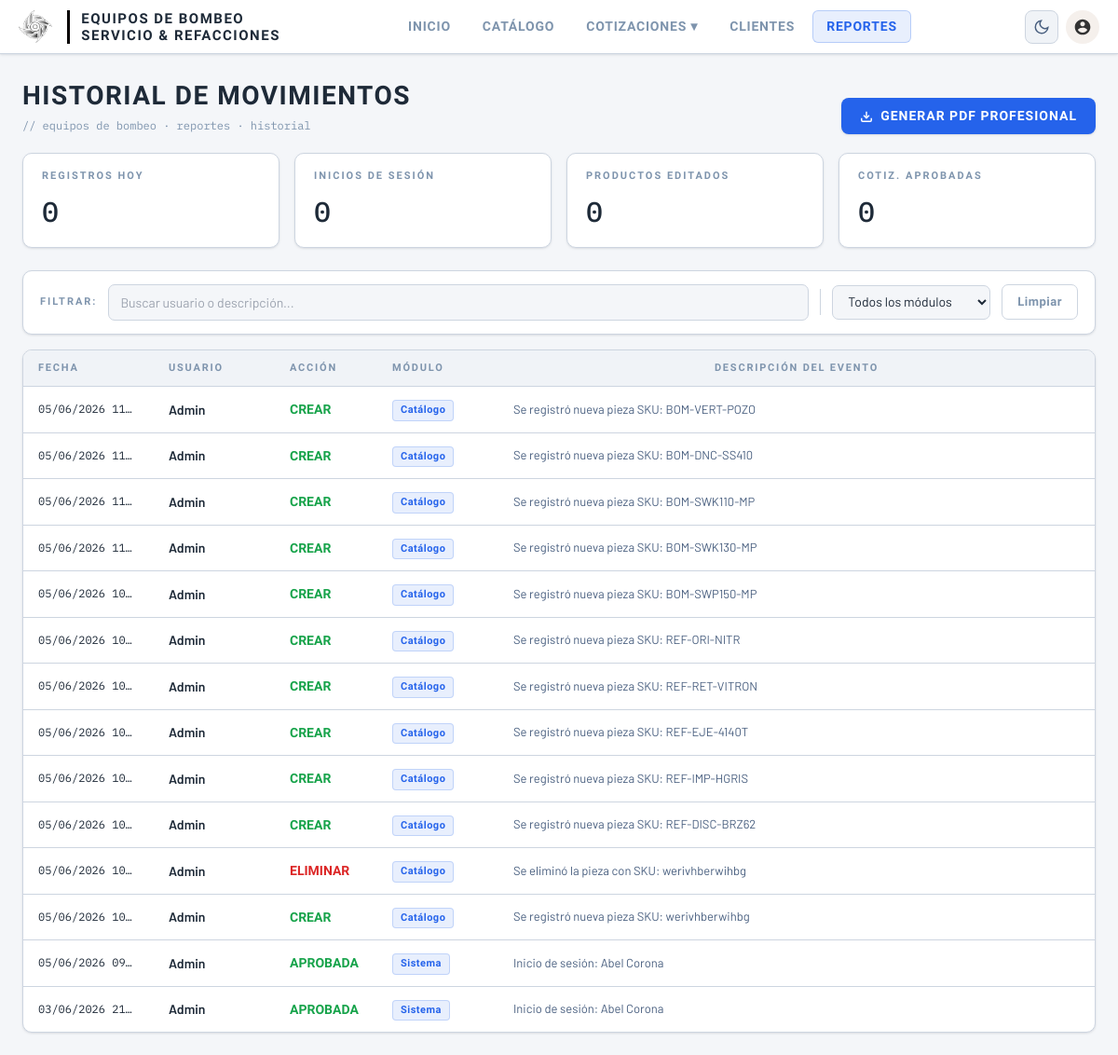
Page /public/admin/reportes.php (signed in) on the committed database.
### tables this page shows
CREATE TABLE `historial_actividades` (
  `id` int(10) UNSIGNED NOT NULL,
  `usuario` varchar(100) NOT NULL DEFAULT 'Admin',
  `accion` varchar(50) NOT NULL COMMENT 'CREAR, EDITAR, ELIMINAR',
  `detalle` text NOT NULL,
  `fecha` timestamp NOT NULL DEFAULT current_timestamp(),
  `modulo` varchar(50) NOT NULL,
  `fecha_movimiento` datetime DEFAULT current_timestamp()
);

### public/admin/reportes.php (the view, shortened to what this page needs)
<?php
$host = '127.0.0.1'; $db = 'bombaparts'; $user = 'root'; $pass = '';
try {
    $pdo = new PDO("mysql:host=$host;dbname=$db;charset=utf8mb4", $user, $pass, [
        PDO::ATTR_ERRMODE => PDO::ERRMODE_EXCEPTION,
        PDO::ATTR_DEFAULT_FETCH_MODE => PDO::FETCH_ASSOC
    ]);
} catch (\PDOException $e) { die("Error de conexión"); }
$hoy = date('Y-m-d');
$stHoy = $pdo->query("SELECT COUNT(*) as total FROM historial_actividades WHERE DATE(fecha_movimiento) = '$hoy'")->fetch()['total'];
$stLogin = $pdo->query("SELECT COUNT(*) as total FROM historial_actividades WHERE UPPER(accion) = 'LOGIN'")->fetch()['total'];
$stEdit = $pdo->query("SELECT COUNT(*) as total FROM historial_actividades WHERE UPPER(accion) = 'EDITAR' AND modulo = 'Catálogo'")->fetch()['total'];
$stAprob = $pdo->query("SELECT COUNT(*) as total FROM historial_actividades WHERE UPPER(accion) = 'APROBADA' AND modulo = 'Cotizaciones'")->fetch()['total'];
$logs = $pdo->query("SELECT * FROM historial_actividades ORDER BY fecha_movimiento DESC LIMIT 200")->fetchAll();
?>
<!DOCTYPE html>
<html lang="es" data-theme="light">
<head>
<link rel="stylesheet" href="css/style.css">
<script src="https://cdn.tailwindcss.com"></script>
</head>
<body>
<?php include 'includes/header.php'; ?>
<main class="main">
  <div style="display:flex;align-items:flex-end;justify-content:space-between;margin-bottom:20px;">
    <div>
      <div class="page-title">HISTORIAL DE MOVIMIENTOS</div>
      <div class="page-sub">// equipos de bombeo · reportes · historial</div>
    </div>
    <button class="btn-primary" onclick="openPdfModal()" style="background-color: var(--accent);">
      <svg width="14" height="14" viewBox="0 0 24 24" fill="none" stroke="currentColor" stroke-width="2.5"><path d="M21 15v4a2 2 0 0 1-2 2H5a2 2 0 0 1-2-2v-4"/><polyline points="7 10 12 15 17 10"/><line x1="12" y1="15" x2="12" y2="3"/></svg>
      Generar PDF Profesional
    </button>
  </div>
      <div class="stats-grid">
        <div class="stat-card">
            <div class="stat-label">Registros Hoy</div>
            <div class="stat-value val-white"><?php echo $stHoy; ?></div>
        </div>
        <div class="stat-card">
            <div class="stat-label">Inicios de Sesión</div>
            <div class="stat-value val-success"><?php echo $stLogin; ?></div>
        </div>
        <div class="stat-card">
            <div class="stat-label">Productos Editados</div>
            <div class="stat-value val-brand"><?php echo $stEdit; ?></div>
        </div>
        <div class="stat-card">
            <div class="stat-label">Cotiz. Aprobadas</div>
            <div class="stat-value val-brand"><?php echo $stAprob; ?></div>
        </div>
    </div>
  <div class="filter-bar" style="margin-bottom:16px;">
    <span class="filter-label">Filtrar:</span>
    <input class="filter-input" type="text" id="searchLog" placeholder="Buscar usuario o descripción..." oninput="filterLogs()">
    <select class="filter-select" id="catFilter" onchange="filterLogs()">
      <option value="ALL">Todos los módulos</option>
    </select>
    <button class="btn-outline" onclick="clearLogFilters()">Limpiar</button>
  </div>
  <div class="table-wrap">
    <table>
      <thead>
        <tr>
          <th style="width:140px">FECHA</th>
          <th style="width:130px">USUARIO</th>
          <th style="width:110px">ACCIÓN</th>
          <th style="width:130px">MÓDULO</th>
          <th>DESCRIPCIÓN DEL EVENTO</th>
        </tr>
      </thead>
      <tbody id="logTableBody">
        <?php foreach($logs as $l): ?>
        <tr>
          <td style="font-family:'IBM Plex Mono',monospace; font-size:12px;"><?php echo date('d/m/Y H:i', strtotime($l['fecha_movimiento'])); ?></td>
          <td style="font-weight:600;"><?php echo htmlspecialchars($l['usuario']); ?></td>
          <td>
            <?php
                $accion = strtoupper($l['accion']);
                $color = 'var(--text-muted)';
                if(in_array($accion, ['CREAR', 'LOGIN', 'APROBADA'])) $color = 'var(--success)';
                if(in_array($accion, ['ELIMINAR', 'RECHAZADA'])) $color = 'var(--danger)';
            ?>
            <span style="font-family:'Barlow Condensed',sans-serif; font-weight:700; color:<?php echo $color; ?>"><?php echo $accion; ?></span>
          </td>
          <td><span class="badge badge-brand"><?php echo htmlspecialchars($l['modulo']); ?></span></td>
          <td style="color:var(--text-secondary); font-size:13px;"><?php echo htmlspecialchars($l['detalle']); ?></td>
        </tr>
        <?php endforeach; ?>
      </tbody>
    </table>
  </div>
</main>
</body>
</html>

### public/admin/css/style.css (style rules this page uses)
:root { --bg-base: #f4f6f9; --bg-surface: #ffffff; --bg-surface2: #f0f3f7; --bg-surface3: #e4e9f0; --border: #cdd5e0; --border-strong:#a8b7ca; --text-primary: #1e2a38; --text-secondary:#4a6080; --text-muted: #7e94ad; --accent: #2563eb; --accent-hover: #1d4ed8; --ember: #050202; --success: #16a34a; --danger: #dc2626; --warning: #d97706; --shadow-sm: 0 1px 3px rgba(30,42,56,.08), 0 1px 2px rgba(30,42,56,.05); --shadow-md: 0 4px 12px rgba(30,42,56,.10), 0 2px 4px rgba(30,42,56,.06); --shadow-lg: 0 10px 30px rgba(30,42,56,.12); }
* { box-sizing: border-box; margin: 0; padding: 0; }
body { font-family: 'Barlow', sans-serif; background: var(--bg-base); color: var(--text-primary); transition: background .2s, color .2s; min-height: 100vh; }
.main { padding: 24px; max-width: 1400px; margin: 0 auto; }
.page-title { font-family: 'Barlow Condensed', sans-serif; font-size: 28px; font-weight: 700; letter-spacing: 1.5px; text-transform: uppercase; color: var(--text-primary); }
.page-sub { font-family: 'IBM Plex Mono', monospace; font-size: 12px; color: var(--text-muted); margin-top: 2px; }
.btn-primary { background: var(--accent); color: white; border: none; border-radius: 8px; padding: 9px 20px; font-family: 'Barlow Condensed', sans-serif; font-size: 14px; font-weight: 700; letter-spacing: 1px; text-transform: uppercase; cursor: pointer; display: inline-flex; align-items: center; gap: 8px; transition: all .15s; box-shadow: var(--shadow-sm); }
.stat-card { background: var(--bg-surface); border: 1px solid var(--border); border-radius: 10px; padding: 16px 20px; box-shadow: var(--shadow-sm); transition: box-shadow .15s; }
.stat-label { font-family: 'Barlow Condensed', sans-serif; font-size: 11px; font-weight: 600; letter-spacing: 2px; text-transform: uppercase; color: var(--text-muted); margin-bottom: 6px; }
.stat-value { font-family: 'IBM Plex Mono', monospace; font-size: 30px; font-weight: 500; }
.filter-bar { background: var(--bg-surface); border: 1px solid var(--border); border-radius: 10px; padding: 14px 18px; box-shadow: var(--shadow-sm); display: flex; align-items: center; gap: 12px; flex-wrap: wrap; }
.filter-label { font-family: 'Barlow Condensed', sans-serif; font-size: 11px; font-weight: 600; letter-spacing: 2px; text-transform: uppercase; color: var(--text-muted); white-space: nowrap; }
.filter-input, .filter-select { background: var(--bg-base); border: 1px solid var(--border); color: var(--text-primary); border-radius: 7px; padding: 8px 12px; font-family: 'Barlow', sans-serif; font-size: 14px; outline: none; transition: border-color .15s; }
.filter-input { flex: 1; min-width: 200px; }
.filter-select { min-width: 170px; cursor: pointer; }
.btn-outline { background: transparent; border: 1px solid var(--border); color: var(--text-muted); border-radius: 7px; padding: 8px 16px; font-family: 'Barlow Condensed', sans-serif; font-size: 13px; font-weight: 600; letter-spacing: 0.5px; cursor: pointer; transition: all .15s; }
.table-wrap { background: var(--bg-surface); border: 1px solid var(--border); border-radius: 10px; overflow: hidden; box-shadow: var(--shadow-sm); }
table { width: 100%; border-collapse: collapse; table-layout: fixed; }
thead { background: var(--bg-surface2); border-bottom: 1px solid var(--border); }
th { padding: 11px 16px; text-align: left; font-family: 'Barlow Condensed', sans-serif; font-size: 11px; font-weight: 600; letter-spacing: 1.8px; text-transform: uppercase; color: var(--text-muted); white-space: nowrap; }
th:last-child { text-align: center; }
td { padding: 12px 16px; font-size: 14px; border-bottom: 1px solid var(--border); overflow: hidden; text-overflow: ellipsis; white-space: nowrap; vertical-align: middle; }
tr:last-child td { border-bottom: none; }
tbody tr { transition: background .1s; }
.badge { display: inline-block; padding: 2px 8px; border-radius: 4px; font-family: 'Barlow Condensed', sans-serif; font-size: 11px; font-weight: 600; letter-spacing: 0.5px; }
.badge-brand { background: rgba(37,99,235,.1); color: var(--accent); border: 1px solid rgba(37,99,235,.2); }
.stat-card { animation: fadeUp .3s ease both; }
.stat-card:nth-child(1) { animation-delay: .05s; }
.stat-card:nth-child(2) { animation-delay: .10s; }
.stat-card:nth-child(3) { animation-delay: .15s; }
.stat-card:nth-child(4) { animation-delay: .20s; }
.stats-grid { display: grid !important; grid-template-columns: repeat(4, 1fr) !important; gap: 16px; margin-bottom: 24px; }

### rows in the picture
historial_actividades: fecha_movimiento "05/06/2026 11…", usuario "Admin", accion "CREAR", modulo "Catálogo", detalle "Se registró nueva pieza SKU: BOM-VERT-POZO"
historial_actividades: fecha_movimiento "05/06/2026 11…", usuario "Admin", accion "CREAR", modulo "Catálogo", detalle "Se registró nueva pieza SKU: BOM-DNC-SS410"
historial_actividades: fecha_movimiento "05/06/2026 11…", usuario "Admin", accion "CREAR", modulo "Catálogo", detalle "Se registró nueva pieza SKU: BOM-SWK110-MP"
historial_actividades: fecha_movimiento "05/06/2026 11…", usuario "Admin", accion "CREAR", modulo "Catálogo", detalle "Se registró nueva pieza SKU: BOM-SWK130-MP"
historial_actividades: fecha_movimiento "05/06/2026 10…", usuario "Admin", accion "CREAR", modulo "Catálogo", detalle "Se registró nueva pieza SKU: BOM-SWP150-MP"
historial_actividades: fecha_movimiento "05/06/2026 10…", usuario "Admin", accion "CREAR", modulo "Catálogo", detalle "Se registró nueva pieza SKU: REF-ORI-NITR"
historial_actividades: fecha_movimiento "05/06/2026 10…", usuario "Admin", accion "CREAR", modulo "Catálogo", detalle "Se registró nueva pieza SKU: REF-RET-VITRON"
historial_actividades: fecha_movimiento "05/06/2026 10…", usuario "Admin", accion "CREAR", modulo "Catálogo", detalle "Se registró nueva pieza SKU: REF-EJE-4140T"
historial_actividades: fecha_movimiento "05/06/2026 10…", usuario "Admin", accion "CREAR", modulo "Catálogo", detalle "Se registró nueva pieza SKU: REF-IMP-HGRIS"
historial_actividades: fecha_movimiento "05/06/2026 10…", usuario "Admin", accion "CREAR", modulo "Catálogo", detalle "Se registró nueva pieza SKU: REF-DISC-BRZ62"
historial_actividades: fecha_movimiento "05/06/2026 10…", usuario "Admin", accion "ELIMINAR", modulo "Catálogo", detalle "Se eliminó la pieza con SKU: werivhberwihbg"
historial_actividades: fecha_movimiento "05/06/2026 10…", usuario "Admin", accion "CREAR", modulo "Catálogo", detalle "Se registró nueva pieza SKU: werivhberwihbg"
historial_actividades: fecha_movimiento "05/06/2026 09…", usuario "Admin", accion "APROBADA", modulo "Sistema", detalle "Inicio de sesión: Abel Corona"
historial_actividades: fecha_movimiento "03/06/2026 21…", usuario "Admin", accion "APROBADA", modulo "Sistema", detalle "Inicio de sesión: Abel Corona"

### other values in the picture
$stHoy "0"
$stLogin "0"
$stEdit "0"
$stAprob "0"
